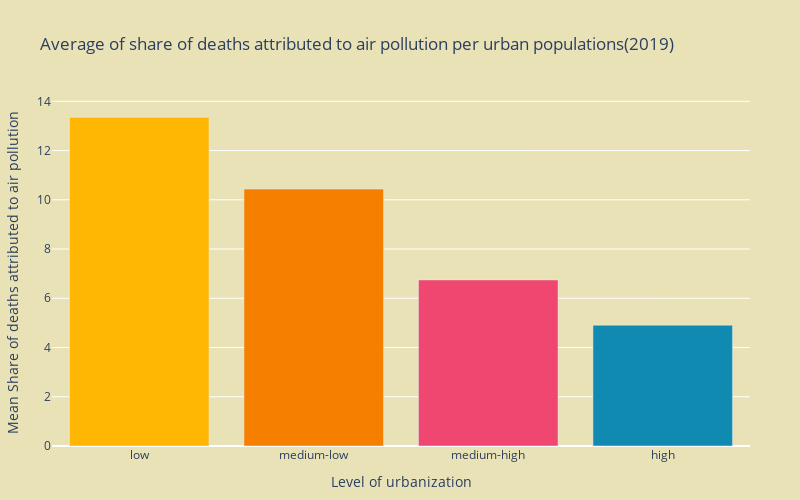

Here is the notebook cell this chart was saved with:
### Markdown cell above
### Air pollution
Typically, countries that have more urbanization have more cars and bigger industries. This naturally leads to more CO2 emissions, like we have seen in the ‘climate change’ section. This led us to ask the question how the countries are affected by these kinds of air pollution. The year of 2019 was investigated.

### Code cell
import pandas as pd
import plotly.express as px

df = pd.read_csv("Urban2019.csv", decimal=',') 
df['2019_qcut'] = pd.qcut(df['2019'], q=4, labels=['low', 'medium-low', 'medium-high', 'high'])

df_airpollution = pd.read_csv("shareairpollutiondeaths.csv", decimal=',') 
df_airpollution = df_airpollution[df_airpollution['Year'] == 2019]

merged_df = pd.merge(df_airpollution, df, left_on='Entity', right_on='Region, subregion, country or area')
merged_df = merged_df.rename(columns={'2019': 'PercentageUrban'})
merged_df = merged_df.rename(columns={'Share of total deaths that are from all causes attributed to air pollution, in both sexes aged age-standardized': 'Share of deaths'})
merged_df.to_csv('merged1.csv', index=False)
merged_df = pd.read_csv("merged1.csv", decimal=',') 
merged_df['Share of deaths'] = merged_df['Share of deaths'].astype(float)

mean_low = merged_df[merged_df['2019_qcut'] == 'low']['Share of deaths'].mean()
mean_mediumlow = merged_df[merged_df['2019_qcut'] == 'medium-low']['Share of deaths'].mean()
mean_mediumhigh = merged_df[merged_df['2019_qcut'] == 'medium-high']['Share of deaths'].mean()
mean_high = merged_df[merged_df['2019_qcut'] == 'high']['Share of deaths'].mean()

means = [mean_low, mean_mediumlow, mean_mediumhigh, mean_high]
groups = ['low', 'medium-low', 'medium-high', 'high']
colors = ['#FFB703', '#F77F00', '#EF476F', '#118AB2']

fig = px.bar(x=groups, y=means, labels={'x':'Level of urbanization', 'y':'Mean Share of deaths attributed to air pollution'},
             color=groups, color_discrete_sequence=colors)

fig.update_layout(title='Average of share of deaths attributed to air pollution per urban populations(2019)')
fig.update_layout(
    margin=dict(l=50, r=50, t=100, b=50),
    height=500,
    width=800,
    paper_bgcolor='#eae2b7',
    plot_bgcolor='#eae2b7',
    showlegend=False
)

fig.show()

### Figure 1 — Plotly figure (JSON) as saved in the notebook; plotly's stock layout.template omitted (floating-point values rounded to 4 significant figures)
{"data": [{"alignmentgroup": "True", "hovertemplate": "color=low<br>Level of urbanization=%{x}<br>Mean Share of deaths attributed to air pollution=%{y}<extra></extra>", "legendgroup": "low", "marker": {"color": "#FFB703", "pattern": {"shape": ""}}, "name": "low", "offsetgroup": "low", "orientation": "v", "showlegend": true, "textposition": "auto", "type": "bar", "x": ["low"], "xaxis": "x", "y": [13.35], "yaxis": "y"}, {"alignmentgroup": "True", "hovertemplate": "color=medium-low<br>Level of urbanization=%{x}<br>Mean Share of deaths attributed to air pollution=%{y}<extra></extra>", "legendgroup": "medium-low", "marker": {"color": "#F77F00", "pattern": {"shape": ""}}, "name": "medium-low", "offsetgroup": "medium-low", "orientation": "v", "showlegend": true, "textposition": "auto", "type": "bar", "x": ["medium-low"], "xaxis": "x", "y": [10.44], "yaxis": "y"}, {"alignmentgroup": "True", "hovertemplate": "color=medium-high<br>Level of urbanization=%{x}<br>Mean Share of deaths attributed to air pollution=%{y}<extra></extra>", "legendgroup": "medium-high", "marker": {"color": "#EF476F", "pattern": {"shape": ""}}, "name": "medium-high", "offsetgroup": "medium-high", "orientation": "v", "showlegend": true, "textposition": "auto", "type": "bar", "x": ["medium-high"], "xaxis": "x", "y": [6.746], "yaxis": "y"}, {"alignmentgroup": "True", "hovertemplate": "color=high<br>Level of urbanization=%{x}<br>Mean Share of deaths attributed to air pollution=%{y}<extra></extra>", "legendgroup": "high", "marker": {"color": "#118AB2", "pattern": {"shape": ""}}, "name": "high", "offsetgroup": "high", "orientation": "v", "showlegend": true, "textposition": "auto", "type": "bar", "x": ["high"], "xaxis": "x", "y": [4.909], "yaxis": "y"}], "layout": {"barmode": "relative", "height": 500, "legend": {"title": {"text": "color"}, "tracegroupgap": 0}, "margin": {"b": 50, "l": 50, "r": 50, "t": 100}, "paper_bgcolor": "#eae2b7", "plot_bgcolor": "#eae2b7", "showlegend": false, "title": {"text": "Average of share of deaths attributed to air pollution per urban populations(2019)"}, "width": 800, "xaxis": {"anchor": "y", "autorange": true, "domain": [0, 1], "range": [-0.5, 3.5], "title": {"text": "Level of urbanization"}, "type": "category"}, "yaxis": {"anchor": "x", "autorange": true, "domain": [0, 1], "range": [0, 14.05], "title": {"text": "Mean Share of deaths attributed to air pollution"}, "type": "linear"}}}
